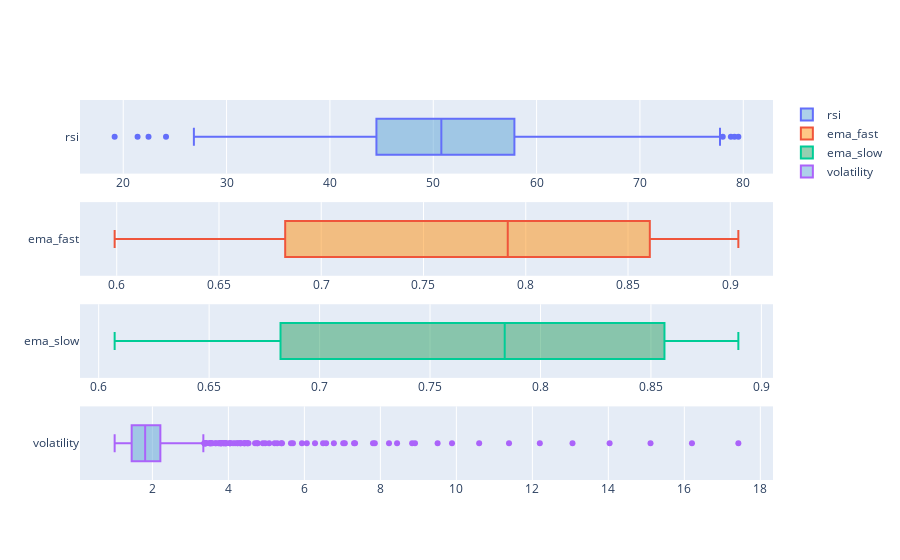

Write notebook code for a chart like this one.
### Markdown cell above
After recalculating the outliers, there are still some outliers values for the High and Low variables. However, it could be expected as are variables that define extreme values.

### Code cell
# Visualizing rsi, ema_fast, ema_slow and volatility variables 
fig = make_subplots(rows=4, cols=1)

fig.add_trace(go.Box(x=df["rsi"], fillcolor='rgba(93, 164, 214, 0.5)', name="rsi"), row=1, col=1)
fig.add_trace(go.Box(x=df["ema_fast"], fillcolor='rgba(255, 144, 14, 0.5)', name="ema_fast"), row=2, col=1)
fig.add_trace(go.Box(x=df["ema_slow"], fillcolor='rgba(44, 160, 101, 0.5)', name="ema_slow"), row=3, col=1)
fig.add_trace(go.Box(x=df["volatility"], fillcolor='rgba(93, 164, 214, 0.5)', name="volatility"), row=4, col=1)

### Figure 1 — Plotly figure (JSON) as saved in the notebook; plotly's stock layout.template omitted (floating-point values rounded to 4 significant figures; data arrays with more than 128 entries replaced by an {"elided": "..."} marker saying what was removed)
{"data": [{"fillcolor": "rgba(93, 164, 214, 0.5)", "name": "rsi", "type": "box", "x": {"elided": "994 float values"}, "xaxis": "x", "yaxis": "y"}, {"fillcolor": "rgba(255, 144, 14, 0.5)", "name": "ema_fast", "type": "box", "x": {"elided": "994 float values"}, "xaxis": "x2", "yaxis": "y2"}, {"fillcolor": "rgba(44, 160, 101, 0.5)", "name": "ema_slow", "type": "box", "x": {"elided": "994 float values"}, "xaxis": "x3", "yaxis": "y3"}, {"fillcolor": "rgba(93, 164, 214, 0.5)", "name": "volatility", "type": "box", "x": {"elided": "994 float values"}, "xaxis": "x4", "yaxis": "y4"}], "layout": {"xaxis": {"anchor": "y", "domain": [0, 1]}, "xaxis2": {"anchor": "y2", "domain": [0, 1]}, "xaxis3": {"anchor": "y3", "domain": [0, 1]}, "xaxis4": {"anchor": "y4", "domain": [0, 1]}, "yaxis": {"anchor": "x", "domain": [0.8063, 1]}, "yaxis2": {"anchor": "x2", "domain": [0.5375, 0.7312]}, "yaxis3": {"anchor": "x3", "domain": [0.2687, 0.4625]}, "yaxis4": {"anchor": "x4", "domain": [0, 0.1938]}}}
